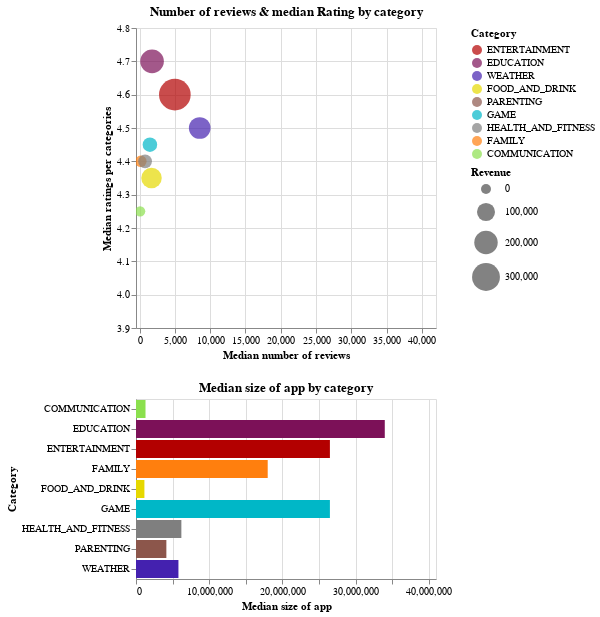

Write notebook code for a chart like this one.
### Code cell
Bubble_chart &  bar_chart

### Figure 1 — Vega-Lite specification as saved in the notebook (floating-point values rounded to 4 significant figures)
{"config": {"view": {"continuousWidth": 400, "continuousHeight": 300}}, "vconcat": [{"mark": {"type": "point", "filled": true}, "encoding": {"color": {"field": "Category", "scale": {"domain": ["ENTERTAINMENT", "EDUCATION", "WEATHER", "FOOD_AND_DRINK", "PARENTING", "GAME", "HEALTH_AND_FITNESS", "FAMILY", "COMMUNICATION"], "range": ["#b30000", "#7c1158", "#4421af", "#e6d800", "#8c564b", "#00b7c7", "#7f7f7f", "#ff7f0e", "#8be04e", "#e377c2"]}, "type": "nominal"}, "size": {"field": "Revenue", "scale": {"range": [100, 1000]}, "type": "quantitative"}, "x": {"field": "Reviews", "scale": {"domain": [-500, 42000]}, "title": "Median number of reviews", "type": "quantitative"}, "y": {"field": "Rating", "scale": {"domain": [3.9, 4.8]}, "title": "Median ratings per categories", "type": "quantitative"}}, "height": 300, "selection": {"Type": {"type": "single", "fields": ["Type"], "bind": {"input": "radio", "options": ["Free", "Paid"]}, "init": {"Type": "Paid"}}, "selector444": {"type": "interval", "bind": "scales", "encodings": ["x", "y"]}}, "title": "Number of reviews & median Rating by category ", "transform": [{"filter": {"selection": "selector442"}}, {"filter": {"selection": "Type"}}], "width": 300}, {"mark": "bar", "encoding": {"color": {"condition": {"field": "Category", "scale": {"domain": ["ENTERTAINMENT", "EDUCATION", "WEATHER", "FOOD_AND_DRINK", "PARENTING", "GAME", "HEALTH_AND_FITNESS", "FAMILY", "COMMUNICATION"], "range": ["#b30000", "#7c1158", "#4421af", "#e6d800", "#8c564b", "#00b7c7", "#7f7f7f", "#ff7f0e", "#8be04e", "#e377c2"]}, "type": "nominal", "selection": "selector442"}, "value": "lightgrey"}, "x": {"field": "Size", "scale": {"domain": [0, 41000000]}, "title": "Median size of app", "type": "quantitative"}, "y": {"field": "Category", "type": "nominal"}}, "selection": {"selector442": {"type": "multi", "encodings": ["color"]}, "Type": {"type": "single", "fields": ["Type"], "bind": {"input": "radio", "options": ["Free", "Paid"]}, "init": {"Type": "Paid"}}, "selector445": {"type": "interval", "bind": "scales", "encodings": ["x", "y"]}}, "title": "Median size of app by category", "transform": [{"filter": {"selection": "Type"}}], "width": 300}], "data": {"name": "data-4e9291fa306c290932ed6ce3d5261f5d"}, "$schema": "https://vega.github.io/schema/vega-lite/v4.17.0.json", "datasets": {"data-4e9291fa306c290932ed6ce3d5261f5d": [{"Category": "COMMUNICATION", "Type": "Free", "Revenue": 0.0, "Price": 0.0, "Rating": 4.2, "Installs": 500000.0, "Reviews": 5646.0, "Size": 4200000.0}, {"Category": "COMMUNICATION", "Type": "Paid", "Revenue": 2490.0, "Price": 2.49, "Rating": 4.25, "Installs": 1000.0, "Reviews": 88.0, "Size": 1300000.0}, {"Category": "EDUCATION", "Type": "Free", "Revenue": 0.0, "Price": 0.0, "Rating": 4.4, "Installs": 1000000.0, "Reviews": 14210.0, "Size": 6900000.0}, {"Category": "EDUCATION", "Type": "Paid", "Revenue": 202500.0, "Price": 3.99, "Rating": 4.7, "Installs": 50500.0, "Reviews": 1774.0, "Size": 34000000.0}, {"Category": "ENTERTAINMENT", "Type": "Free", "Revenue": 0.0, "Price": 0.0, "Rating": 4.2, "Installs": 3000000.0, "Reviews": 40410.0, "Size": 9350000.0}, {"Category": "ENTERTAINMENT", "Type": "Paid", "Revenue": 399000.0, "Price": 3.99, "Rating": 4.6, "Installs": 100000.0, "Reviews": 5004.0, "Size": 26500000.0}, {"Category": "FAMILY", "Type": "Free", "Revenue": 0.0, "Price": 0.0, "Rating": 4.3, "Installs": 100000.0, "Reviews": 745.5, "Size": 16000000.0}, {"Category": "FAMILY", "Type": "Paid", "Revenue": 14950.0, "Price": 2.99, "Rating": 4.4, "Installs": 5000.0, "Reviews": 185.0, "Size": 18000000.0}, {"Category": "FOOD_AND_DRINK", "Type": "Free", "Revenue": 0.0, "Price": 0.0, "Rating": 4.3, "Installs": 500000.0, "Reviews": 3779.0, "Size": 13000000.0}, {"Category": "FOOD_AND_DRINK", "Type": "Paid", "Revenue": 142200.0, "Price": 4.24, "Rating": 4.35, "Installs": 30000.0, "Reviews": 1698.0, "Size": 1150000.0}, {"Category": "GAME", "Type": "Free", "Revenue": 0.0, "Price": 0.0, "Rating": 4.3, "Installs": 1000000.0, "Reviews": 37510.0, "Size": 35000000.0}, {"Category": "GAME", "Type": "Paid", "Revenue": 49900.0, "Price": 2.74, "Rating": 4.45, "Installs": 10000.0, "Reviews": 1472.0, "Size": 26500000.0}, {"Category": "HEALTH_AND_FITNESS", "Type": "Free", "Revenue": 0.0, "Price": 0.0, "Rating": 4.5, "Installs": 500000.0, "Reviews": 3908.0, "Size": 8800000.0}, {"Category": "HEALTH_AND_FITNESS", "Type": "Paid", "Revenue": 39900.0, "Price": 3.49, "Rating": 4.4, "Installs": 10000.0, "Reviews": 787.0, "Size": 6200000.0}, {"Category": "PARENTING", "Type": "Free", "Revenue": 0.0, "Price": 0.0, "Rating": 4.4, "Installs": 100000.0, "Reviews": 528.5, "Size": 10050000.0}, {"Category": "PARENTING", "Type": "Paid", "Revenue": 125000.0, "Price": 4.79, "Rating": 3.35, "Installs": 25050.0, "Reviews": 4183.0, "Size": 4150000.0}, {"Category": "WEATHER", "Type": "Free", "Revenue": 0.0, "Price": 0.0, "Rating": 4.3, "Installs": 1000000.0, "Reviews": 11300.0, "Size": 4700000.0}, {"Category": "WEATHER", "Type": "Paid", "Revenue": 164400.0, "Price": 3.49, "Rating": 4.5, "Installs": 55000.0, "Reviews": 8528.0, "Size": 5800000.0}]}}
